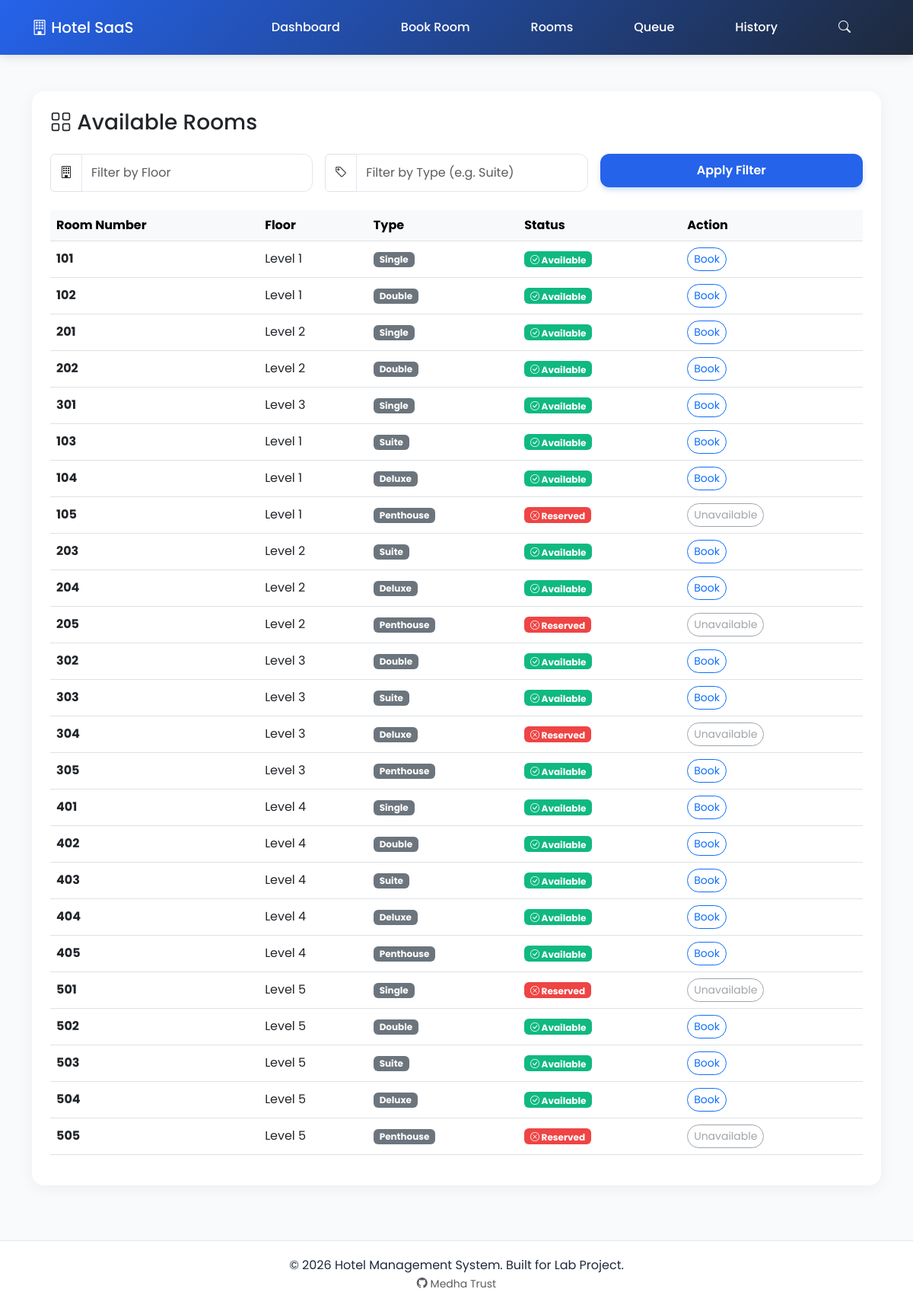
Page /available/ on the committed database.
### hotel_management/models.py (models this page shows, shortened)
class Room(models.Model):
    room_number = models.CharField(max_length=10, unique=True)
    floor = models.IntegerField()
    room_type = models.CharField(max_length=50)
    is_available = models.BooleanField(default=True)

### hotel_management/views.py (the view)
# urls.py: path('available/', views.available_rooms, name='available_rooms'),
def available_rooms(request):
    floor_filter = request.GET.get('floor')
    type_filter = request.GET.get('type')
    db_rooms = Room.objects.all()
    if floor_filter:
        db_rooms = db_rooms.filter(floor=floor_filter)
    if type_filter:
        db_rooms = db_rooms.filter(room_type__icontains=type_filter)
    for r in db_rooms:
        room_manager.rooms[str(r.room_number)] = r
    rooms = room_manager.get_all_rooms()
    return render(request, 'hotel_management/available_rooms.html', {
        'rooms': rooms
    })

### hotel_management/datastructures/room_manager.py (called while the page is built)
    def get_all_rooms(self):
        return self.rooms.values()

### hotel_management/templates/hotel_management/available_rooms.html
{% extends 'hotel_management/base.html' %}
{% block content %}
<div class="slide-up">
    <div class="card p-4">
        <h3 class="mb-4"><i class="bi bi-grid"></i> Available Rooms</h3>
        <form method="GET" class="row g-3 mb-4">
            <div class="col-md-4">
                <div class="input-group">
                    <span class="input-group-text bg-white"><i class="bi bi-building"></i></span>
                    <input type="number" class="form-control" name="floor" placeholder="Filter by Floor" value="{{ request.GET.floor }}">
                </div>
            </div>
            <div class="col-md-4">
                <div class="input-group">
                    <span class="input-group-text bg-white"><i class="bi bi-tag"></i></span>
                    <input type="text" class="form-control" name="type" placeholder="Filter by Type (e.g. Suite)" value="{{ request.GET.type }}">
                </div>
            </div>
            <div class="col-md-4">
                <button type="submit" class="btn btn-modern btn-primary-custom w-100">Apply Filter</button>
            </div>
        </form>
        <div class="table-responsive">
            <table class="table table-hover">
                <thead class="table-light">
                    <tr>
                        <th>Room Number</th>
                        <th>Floor</th>
                        <th>Type</th>
                        <th>Status</th>
                        <th>Action</th>
                    </tr>
                </thead>
                <tbody>
                    {% for room in rooms %}
                    <tr>
                        <td><strong>{{ room.room_number }}</strong></td>
                        <td>Level {{ room.floor }}</td>
                        <td><span class="badge bg-secondary">{{ room.room_type }}</span></td>
                        <td>
                            {% if room.is_available %}
                                <span class="badge badge-success"><i class="bi bi-check-circle"></i> Available</span>
                            {% else %}
                                <span class="badge badge-danger"><i class="bi bi-x-circle"></i> Reserved</span>
                            {% endif %}
                        </td>
                        <td>
                            {% if room.is_available %}
                                <a href="{% url 'book_room' %}" class="btn btn-sm btn-outline-primary rounded-pill">Book</a>
                            {% else %}
                                <button class="btn btn-sm btn-outline-secondary rounded-pill" disabled>Unavailable</button>
                            {% endif %}
                        </td>
                    </tr>
                    {% endfor %}
                </tbody>
            </table>
        </div>
    </div>
</div>
{% endblock %}

### hotel_management/templates/hotel_management/base.html (style rules this page uses)
:root { --primary: #2563EB; --secondary: #1E293B; --accent: #14B8A6; --success: #10B981; --warning: #F59E0B; --danger: #EF4444; --background: #F8FAFC; --radius: 12px; --card-radius: 16px; }
body { font-family: 'Poppins', sans-serif; background-color: var(--background); color: var(--secondary); display: flex; flex-direction: column; min-height: 100vh; }
.card { border: none; border-radius: var(--card-radius); background: white; box-shadow: 0 4px 20px rgba(0,0,0,0.05); transition: transform 0.3s ease, box-shadow 0.3s ease; margin-bottom: 24px; }
.btn-modern { border-radius: var(--radius); padding: 10px 24px; font-weight: 600; transition: all 0.3s ease; box-shadow: 0 4px 6px rgba(37, 99, 235, 0.2); }
.btn-primary-custom { background-color: var(--primary); color: white; border: none; }
.form-control, .form-select { border-radius: var(--radius); border: 1px solid #e2e8f0; padding: 12px; }
.slide-up { animation: slideUp 0.5s ease-out; }
.table { vertical-align: middle; }
.badge-success { background-color: var(--success); }
.badge-danger { background-color: var(--danger); }

### rows in the picture
Room: room_number "101", floor "1", room_type "Single", is_available True (drawn)
Room: room_number "102", floor "1", room_type "Double", is_available True (drawn)
Room: room_number "201", floor "2", room_type "Single", is_available True (drawn)
Room: room_number "202", floor "2", room_type "Double", is_available True (drawn)
Room: room_number "301", floor "3", room_type "Single", is_available True (drawn)
Room: room_number "103", floor "1", room_type "Suite", is_available True (drawn)
Room: room_number "104", floor "1", room_type "Deluxe", is_available True (drawn)
Room: room_number "105", floor "1", room_type "Penthouse", is_available False (drawn)
Room: room_number "203", floor "2", room_type "Suite", is_available True (drawn)
Room: room_number "204", floor "2", room_type "Deluxe", is_available True (drawn)
Room: room_number "205", floor "2", room_type "Penthouse", is_available False (drawn)
Room: room_number "302", floor "3", room_type "Double", is_available True (drawn)
Room: room_number "303", floor "3", room_type "Suite", is_available True (drawn)
Room: room_number "304", floor "3", room_type "Deluxe", is_available False (drawn)
Room: room_number "305", floor "3", room_type "Penthouse", is_available True (drawn)
Room: room_number "401", floor "4", room_type "Single", is_available True (drawn)
Room: room_number "402", floor "4", room_type "Double", is_available True (drawn)
Room: room_number "403", floor "4", room_type "Suite", is_available True (drawn)
Room: room_number "404", floor "4", room_type "Deluxe", is_available True (drawn)
Room: room_number "405", floor "4", room_type "Penthouse", is_available True (drawn)
Room: room_number "501", floor "5", room_type "Single", is_available False (drawn)
Room: room_number "502", floor "5", room_type "Double", is_available True (drawn)
Room: room_number "503", floor "5", room_type "Suite", is_available True (drawn)
Room: room_number "504", floor "5", room_type "Deluxe", is_available True (drawn)
Room: room_number "505", floor "5", room_type "Penthouse", is_available False (drawn)
